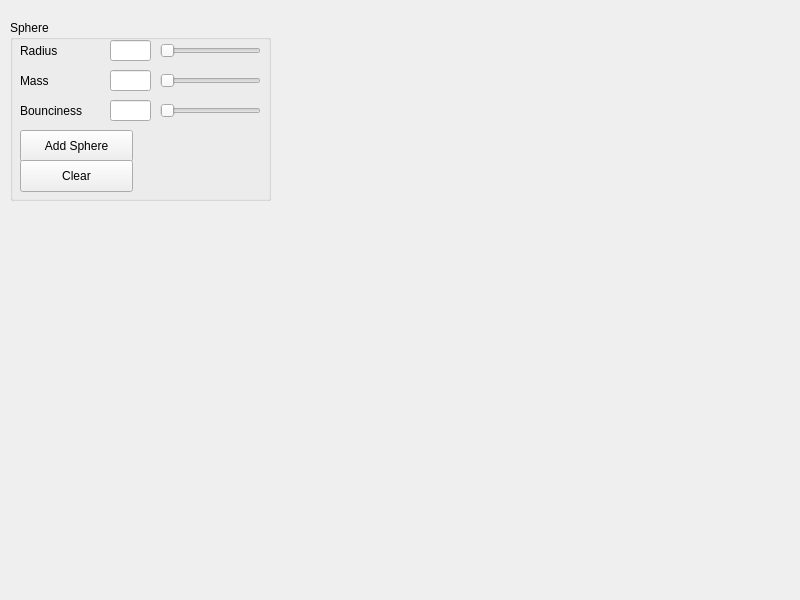
<?xml version="1.0" encoding="UTF-8"?>
<ui version="4.0">
 <class>MainWindow</class>
 <widget class="QMainWindow" name="MainWindow">
  <property name="geometry">
   <rect>
    <x>0</x>
    <y>0</y>
    <width>800</width>
    <height>600</height>
   </rect>
  </property>
  <property name="windowTitle">
   <string>A CS123 Final</string>
  </property>
  <widget class="QWidget" name="centralWidget">
   <widget class="View" name="view" native="true">
    <property name="geometry">
     <rect>
      <x>0</x>
      <y>0</y>
      <width>800</width>
      <height>600</height>
     </rect>
    </property>
   </widget>
   <widget class="QGroupBox" name="attenuationGroupBox">
    <property name="enabled">
     <bool>true</bool>
    </property>
    <property name="geometry">
     <rect>
      <x>10</x>
      <y>20</y>
      <width>261</width>
      <height>181</height>
     </rect>
    </property>
    <property name="sizePolicy">
     <sizepolicy hsizetype="Preferred" vsizetype="Fixed">
      <horstretch>0</horstretch>
      <verstretch>0</verstretch>
     </sizepolicy>
    </property>
    <property name="minimumSize">
     <size>
      <width>0</width>
      <height>105</height>
     </size>
    </property>
    <property name="title">
     <string>Sphere</string>
    </property>
    <property name="checkable">
     <bool>false</bool>
    </property>
    <widget class="QSlider" name="radiusSlider">
     <property name="geometry">
      <rect>
       <x>150</x>
       <y>20</y>
       <width>101</width>
       <height>22</height>
      </rect>
     </property>
     <property name="orientation">
      <enum>Qt::Horizontal</enum>
     </property>
    </widget>
    <widget class="QLabel" name="massLabel">
     <property name="geometry">
      <rect>
       <x>10</x>
       <y>40</y>
       <width>61</width>
       <height>41</height>
      </rect>
     </property>
     <property name="text">
      <string>Mass</string>
     </property>
    </widget>
    <widget class="QLabel" name="bouncinessLabel">
     <property name="geometry">
      <rect>
       <x>10</x>
       <y>70</y>
       <width>91</width>
       <height>41</height>
      </rect>
     </property>
     <property name="text">
      <string>Bounciness</string>
     </property>
    </widget>
    <widget class="QLineEdit" name="bouncinessEdit">
     <property name="geometry">
      <rect>
       <x>100</x>
       <y>80</y>
       <width>41</width>
       <height>21</height>
      </rect>
     </property>
    </widget>
    <widget class="QSlider" name="massSlider">
     <property name="geometry">
      <rect>
       <x>150</x>
       <y>50</y>
       <width>101</width>
       <height>22</height>
      </rect>
     </property>
     <property name="orientation">
      <enum>Qt::Horizontal</enum>
     </property>
    </widget>
    <widget class="QLineEdit" name="massEdit">
     <property name="geometry">
      <rect>
       <x>100</x>
       <y>50</y>
       <width>41</width>
       <height>21</height>
      </rect>
     </property>
    </widget>
    <widget class="QSlider" name="bouncinessSlider">
     <property name="geometry">
      <rect>
       <x>150</x>
       <y>80</y>
       <width>101</width>
       <height>22</height>
      </rect>
     </property>
     <property name="orientation">
      <enum>Qt::Horizontal</enum>
     </property>
    </widget>
    <widget class="QLineEdit" name="radiusEdit">
     <property name="geometry">
      <rect>
       <x>100</x>
       <y>20</y>
       <width>41</width>
       <height>21</height>
      </rect>
     </property>
    </widget>
    <widget class="QLabel" name="radiusLabel">
     <property name="geometry">
      <rect>
       <x>10</x>
       <y>10</y>
       <width>91</width>
       <height>41</height>
      </rect>
     </property>
     <property name="text">
      <string>Radius</string>
     </property>
    </widget>
    <widget class="QPushButton" name="addSphereButton">
     <property name="geometry">
      <rect>
       <x>10</x>
       <y>110</y>
       <width>113</width>
       <height>32</height>
      </rect>
     </property>
     <property name="text">
      <string>Add Sphere</string>
     </property>
    </widget>
    <widget class="QPushButton" name="clearButton">
     <property name="geometry">
      <rect>
       <x>10</x>
       <y>140</y>
       <width>113</width>
       <height>32</height>
      </rect>
     </property>
     <property name="text">
      <string>Clear</string>
     </property>
    </widget>
   </widget>
   <widget class="QWidget" name="Canvas" native="true">
    <property name="geometry">
     <rect>
      <x>290</x>
      <y>20</y>
      <width>501</width>
      <height>501</height>
     </rect>
    </property>
   </widget>
  </widget>
 </widget>
 <layoutdefault spacing="6" margin="11"/>
 <customwidgets>
  <customwidget>
   <class>View</class>
   <extends>QWidget</extends>
   <header>view.h</header>
  </customwidget>
 </customwidgets>
 <resources/>
 <connections/>
</ui>
